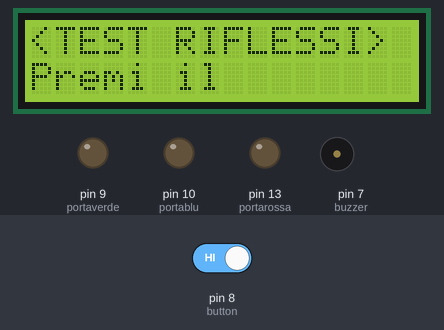
This sketch was run on a simulated Arduino Uno, built with avr-gcc and run on an emulated ATmega328P. Shown: 16×2 character LCD, output pins drawn as LEDs (lit = HIGH), buzzer (waves = sounding). The test bench sets the inputs (shaded band); at power-on: pin 8 (button) HIGH. Random numbers use the default seed unless the sketch sets one.

Above: at 1.2 s.
1.3 s: pin 8 (button) driven LOW
At 2.7 s:
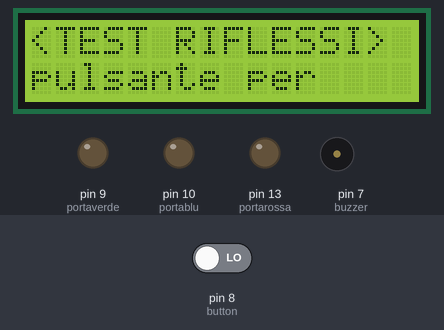
13.9 s: pin 8 (button) driven HIGH
At 15.3 s:
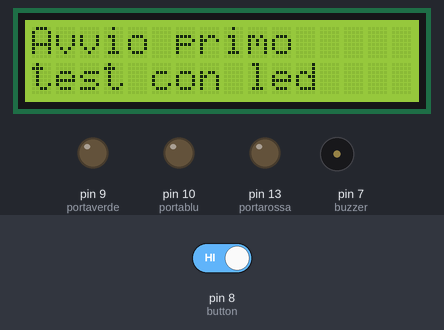
39.1 s: pin 8 (button) driven LOW
53.1 s: pin 8 (button) driven HIGH
At 54.1 s:
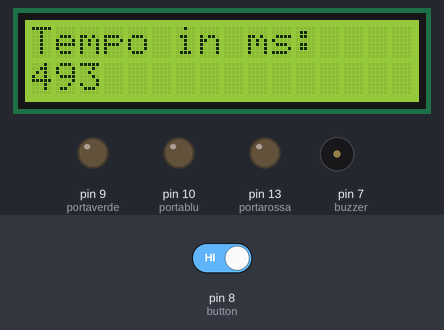
Timing chart, 0 to 56.1 s (numbered marks = the images above; inputs shaded):
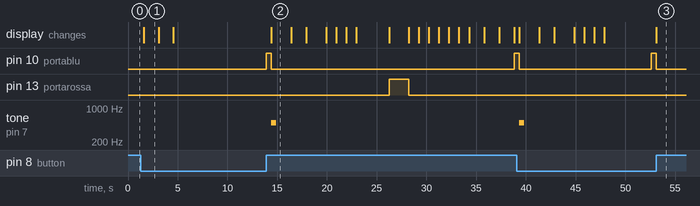

Measured:
- after the input at 13.9 s, pin 10 (portablu): LOW → HIGH at once, → LOW 0.50 s later, → HIGH 24.4 s later; pin 13 (portarossa): LOW → HIGH after 12.3 s, → LOW 2.0 s later; tone on pin 7 (buzzer): silent → 500 Hz after 0.50 s, → silent 0.50 s later; the display: changes after 0.51 s (image 2)
- after the input at 53.1 s, pin 10 (portablu): HIGH → LOW at once; the display: changes at once (image 3)
- what the display in image 1 shows lasts 1.5 s, from 1.6 s to 3.1 s
- what the display in image 2 shows lasts 2.0 s, from 14.4 s to 16.4 s

The sketch:

Riflessi_Arduino.ino
```cpp
#include <LiquidCrystal.h>
LiquidCrystal lcd(12, 11, 5, 4, 3, 2);
int buzzer = 7;
int button = 8;
int tempof=0;
int timerf=0;
int portarossa = 13;
int portaverde = 9;
int portablu =10;
int led;
int risR;
int risB;

void setup()
{
  Serial.begin(9600); // nel caso serva
  lcd.begin(16, 2);
  pinMode(buzzer,OUTPUT);
  pinMode(button,INPUT);

  pinMode(portarossa, OUTPUT);
  pinMode(portaverde, OUTPUT);
  pinMode(portablu, OUTPUT);

  tempof=0;
  timerf=0;
  risR = 0;
  risB = 0;
  led = 0;
}

void loop()
{
  Inizio();
  risR = LedRiflessi();
  if(risR == 1)
  {
    risB = BuzzerRiflessi();
  }
  if(risB == 1)
  {
    Risultati();
  }
  Riavvio();
}

void Inizio()
{

  lcd.setCursor(0,0);
  lcd.print("<TEST RIFLESSI>");
  lcd.setCursor(0,1);
  lcd.print("Premi il");
  delay(1500);
  lcd.setCursor(0,1);
  lcd.print("pulsante per    ");
  delay(1500);
  lcd.setCursor(0,1);
  lcd.print("iniziare        ");
  delay(1500);
  lcd.setCursor(0,1);
  lcd.print("                ");

  while (digitalRead(button) == LOW){}
    digitalWrite(portablu, HIGH);
    delay(500);
    digitalWrite(portablu, LOW);
    tone(buzzer,500,500);
    lcd.setCursor(0,0);
    lcd.print("Avvio test in   ");
    lcd.setCursor(0,1);
    lcd.print("corso           ");
}
int LedRiflessi()
{
  lcd.setCursor(0,0);
  lcd.print("Avvio primo      ");
  lcd.setCursor(0,1);
  lcd.print("test con led     ");
  delay(2000);
  lcd.setCursor(0,0);
  lcd.print("Schiaccia il     ");
  lcd.setCursor(0,1);
  lcd.print("bottone all'     ");
  delay(1500);
  lcd.setCursor(0,0);
  lcd.print("accensione del   ");
  lcd.setCursor(0,1);
  lcd.print("led blu..        ");
  delay(2000);
  lcd.clear();
  lcd.print("3..              ");
  delay(1000);
  lcd.clear();
  lcd.print("2..              ");
  delay(1000);
  lcd.clear();
  lcd.print("1..              ");
  delay(1000);
  lcd.clear();
  int tempo = random(500,7500);
  delay (tempo);
  digitalWrite(portablu, HIGH);
  int timer = millis();
  while (digitalRead(button) == LOW){}
  digitalWrite(portablu, LOW);
  int timerr = millis();
  if ((timerr-timer)<80)
  {
    digitalWrite(portarossa, HIGH);
    lcd.setCursor(0,0);
    lcd.print("Non vale!!!    ");
    lcd.setCursor(0,1);
    lcd.print("Hai barato     ");
    delay(2000);
    digitalWrite(portarossa, LOW);
    return 0;
  }
  else
  {
  lcd.setCursor(0,0);
  lcd.print("Tempo in ms:     ");
  lcd.setCursor(0,1);
  lcd.print(timerr-timer);
  tempof= timerr-timer;
  delay(5000);
  return 1;
  }
}

int BuzzerRiflessi()
{
  lcd.setCursor(0,0);
  lcd.print("Avvio secondo    ");
  lcd.setCursor(0,1);
  lcd.print("test con buzzer  ");
  delay(2000);
  lcd.setCursor(0,0);
  lcd.print("Schiaccia il     ");
  lcd.setCursor(0,1);
  lcd.print("bottone all'     ");
  delay(1500);
  lcd.setCursor(0,0);
  lcd.print("accensione del   ");
  lcd.setCursor(0,1);
  lcd.print("input sonoro..   ");
  delay(2000);
  lcd.clear();
  lcd.print("3..              ");
  delay(1000);
  lcd.clear();
  lcd.print("2..              ");
  delay(1000);
  lcd.clear();
  lcd.print("1..              ");
  delay(1000);
  lcd.clear();
  int tempo = random(500,7500);
  delay (tempo);
  tone(buzzer,1000);
  int timer = millis();
  while (digitalRead(button) == LOW){}
  noTone(buzzer);
  int timerr = millis();
    if ((timerr-timer)< 80)
  {
    digitalWrite(portarossa, HIGH);
    lcd.setCursor(0,0);
    lcd.print("Non vale!!!    ");
    lcd.setCursor(0,1);
    lcd.print("Hai barato     ");
    delay(2000);
    digitalWrite(portarossa, LOW);
    return 0;
  }
  else
  {
    lcd.setCursor(0,0);
    lcd.print("Tempo in ms:     ");
    lcd.setCursor(0,1);
    lcd.print(timerr-timer);
    timerf= timerr-timer;
    delay(5000);
    return 1;
  }
}
void Risultati()
{
    int tempomedio = (timerf+tempof)/2;
    lcd.clear();
    lcd.setCursor(0,0);
    lcd.print("Tempo medio:");
    lcd.setCursor(0,1);
    lcd.print(tempomedio);
    delay(2500);
    lcd.clear();
    if (tempomedio<249)
    {
      lcd.clear();
      digitalWrite(portaverde, HIGH);
      lcd.setCursor(0,0);
      lcd.print("Congratulazioni! ");
      lcd.setCursor(0,1);
      lcd.print("Hai passato      ");
      delay(750);
      lcd.setCursor(0,1);
      lcd.print("il test!!        ");
      delay(1500);
      digitalWrite(portaverde, LOW);
    }
    else
    {
      digitalWrite(portarossa, HIGH);
      lcd.clear();
      lcd.setCursor(0,0);
      lcd.print("Peccato!!        ");
      lcd.setCursor(0,1);
      lcd.print("Non hai passato  ");
      delay(750);
      lcd.setCursor(0,1);
      lcd.print("il test..        ");
      delay(1500);
      digitalWrite(portarossa, LOW);
    }
}
void Riavvio ()
{
    lcd.clear();
    lcd.setCursor(0,0);
    lcd.print("Riavvio arduino    ");
    for (int i = 5;i>=0;i--)
    {
       lcd.setCursor(0,1);
       lcd.print(i);
       delay(1000);
    }
    setup();
}
```
